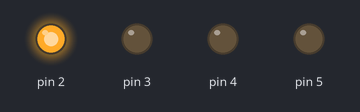
Bench run of a sketch on a simulated Arduino Mega 2560, built with avr-gcc and run on an emulated ATmega2560. Parts: output pins drawn as LEDs (lit = HIGH).

Above: at 0.5 s.
At 1.5 s:
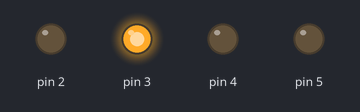
At 2.5 s:
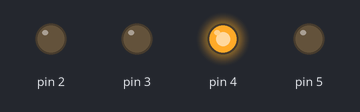
At 3.5 s:
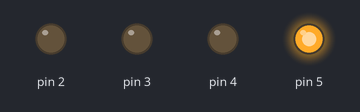
Timing chart, 0 to 5.2 s (numbered marks = the images above):
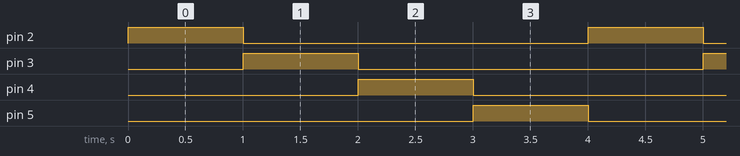

Measured:
- by itself, pin 2–5: alternates HIGH for 1.0 s and LOW for 3.0 s
- by itself, everything shown: repeats every 4.0 s, in 4 steps

The sketch:

Week8_4LED.ino
```cpp
#define F_CPU 16000000L
#include<avr/io.h>
#include<util/delay.h>

#define set_bit(value, bit) (_SFR_BYTE(value) |= _BV(bit))
#define clear_bit(value, bit)(_SFR_BYTE(value) &= ~_BV(bit))

int main(void) {
  DDRE |= 0x38;
  DDRG |= 0x20;
  int pattern = 0;
  while (1) {
    show_pattern(pattern);
    pattern = (pattern + 1) % 4;
    _delay_ms(1000);
  }
  return 0;
}

void show_pattern(int pattern) {
  switch (pattern) {
    case 0:
set_bit(PORTE, 4); clear_bit(PORTE, 5); clear_bit(PORTG, 5); clear_bit(PORTE, 3); break;
case 1: clear_bit(PORTE, 4); set_bit(PORTE, 5); clear_bit(PORTG, 5); clear_bit(PORTE, 3); break;
case 2: clear_bit(PORTE, 4); clear_bit(PORTE, 5); set_bit(PORTG, 5); clear_bit(PORTE, 3); break;
    case 3:
      clear_bit(PORTE, 4);
      clear_bit(PORTE, 5);
      clear_bit(PORTG, 5);
      set_bit(PORTE, 3);
      break;
} }
```
